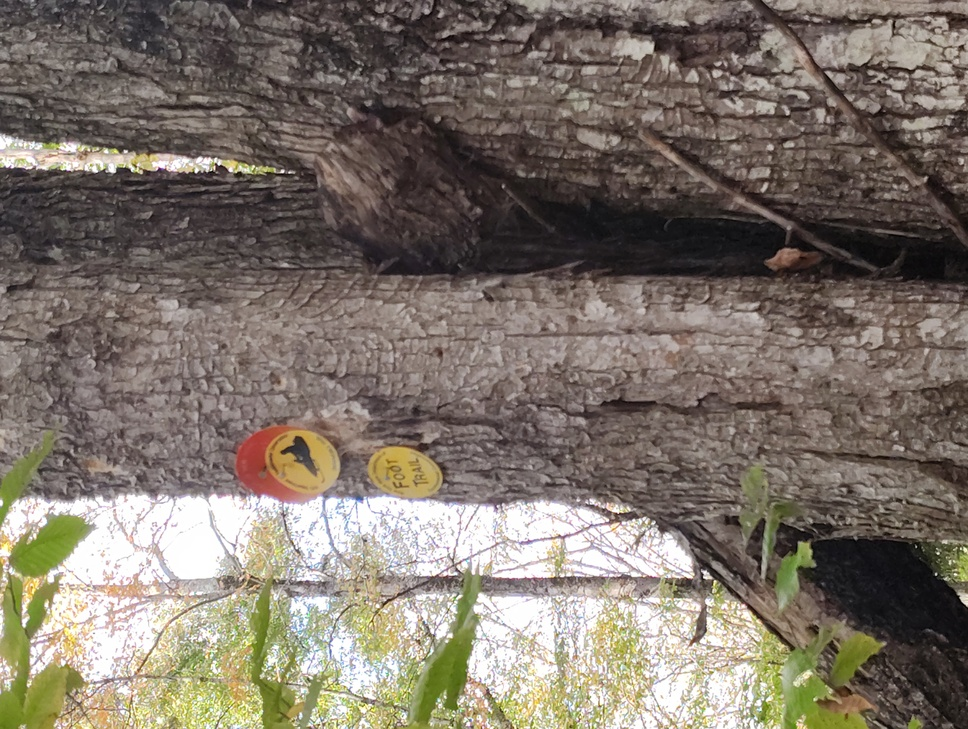
%> input picture ADK_Images_Batch_C/IMG_20251004_155654659.jpg, 968 x 729 px, shrunk from 4080 x 3072 before the run
$ octave --eval "result = preprocess_image(imread('ADK_Images_Batch_C/IMG_20251004_155654659.jpg'));"   (GNU Octave 9; MATLAB toolbox functions it lacks are replaced by stand-ins)
%> lines starting %> are read from the running program, lines starting %| are printed output that depends on the picture; in (x1, y1, x2, y2) boxes, pixels count from 0 and x2, y2 are one past the last pixel; in counts of white or black regions, pixels touching at a corner belong together; the program's own positions count from 1
% this function will preprocess the given image

function new_img = preprocess_image(img)
    img_lab = rgb2lab(img);
%> img_lab: size 729x968x3 double; mean of channels 1, 2, 3 48.3, 2.2, 6.9

    img_b_channel = img_lab(:,:,3);
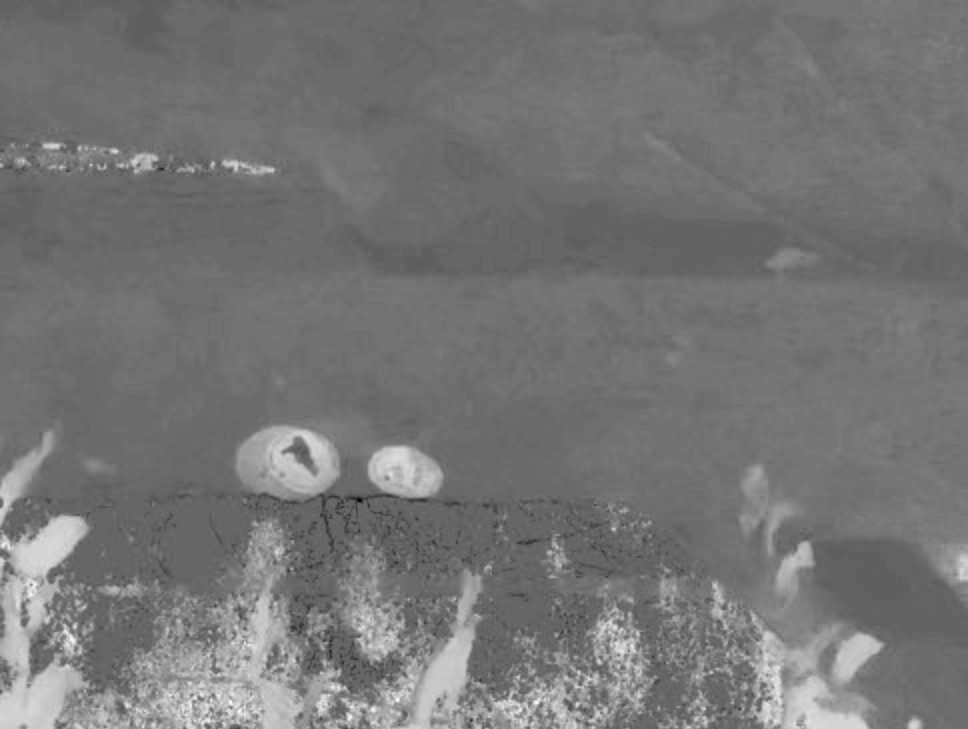
%> img_b_channel: size 729x968 double; min -45.41, max 67.95, mean 6.9; drawn with min black and max white

    binary_img = imbinarize(img_b_channel, 35);
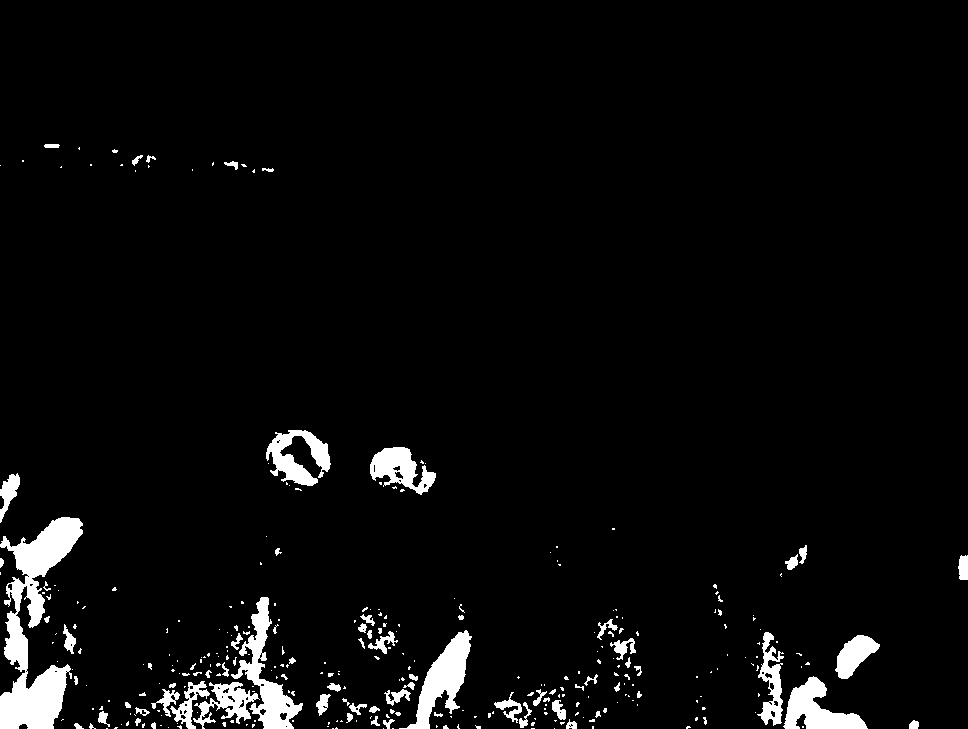
%> binary_img: size 729x968 logical; 4.2% white; 318 white regions (240 under 20 px), largest, box (x1, y1, x2, y2) and area: (0, 517, 83, 729) 7585, (231, 597, 303, 729) 2775, (399, 630, 472, 729) 2585


    seSmall = strel('disk', 8);
    seMid   = strel('disk', 20);
    seLarge = strel('disk', 35);


    im = imopen(binary_img, seSmall);
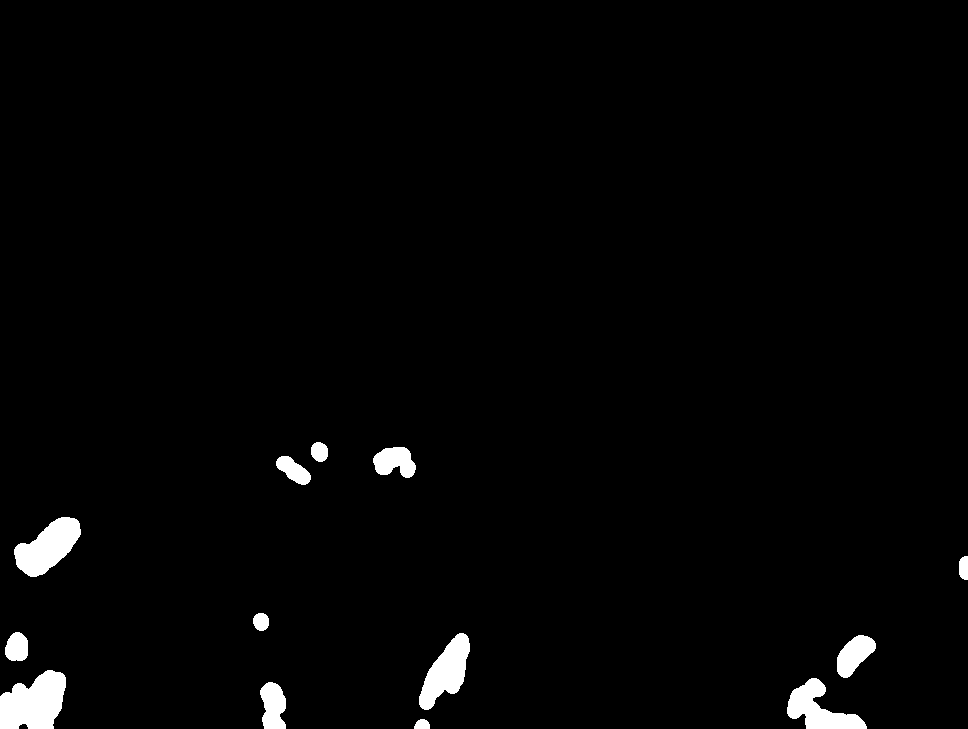
%> im: size 729x968 logical; 2% white; 13 white regions, largest, box (x1, y1, x2, y2) and area: (0, 670, 66, 729) 2886, (14, 517, 81, 577) 2303, (419, 633, 470, 710) 2046


    im = imclose(im, seLarge);
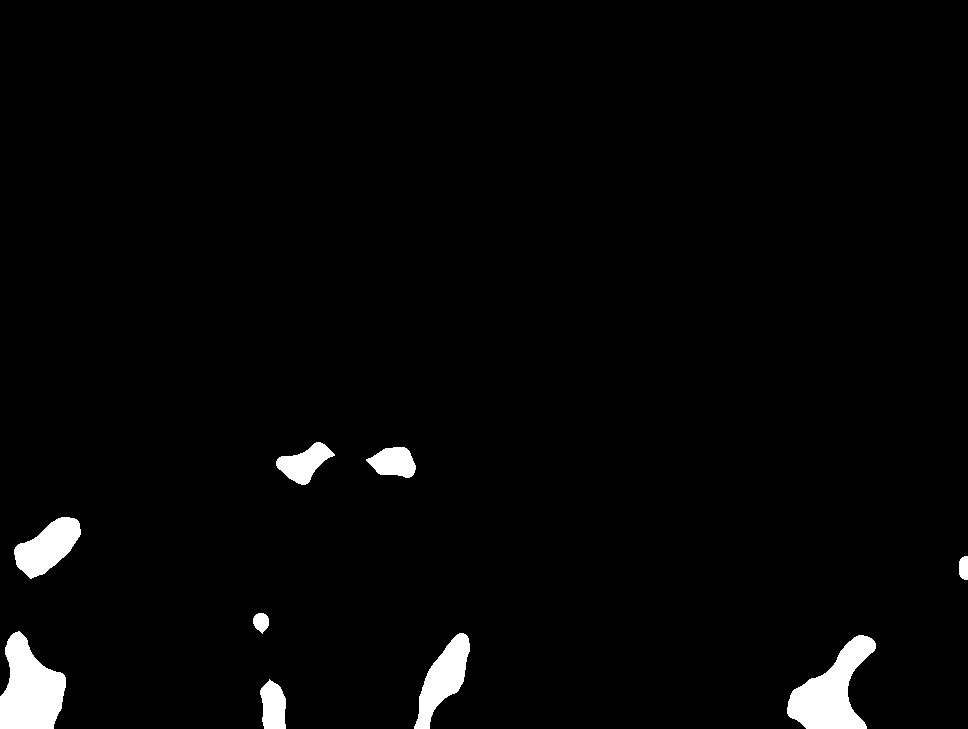
%> im: size 729x968 logical; 2.4% white; 9 white regions, largest, box (x1, y1, x2, y2) and area: (0, 631, 66, 729) 4374, (787, 635, 876, 729) 4199, (414, 633, 470, 729) 2470


    im = imfill(im, 'holes');

    im = bwareaopen(im, 200);

    im = imclose(im, seMid);
%> im: size 729x968 logical; 2.4% white; 8 white regions, largest, box (x1, y1, x2, y2) and area: (0, 631, 66, 729) 4382, (787, 635, 876, 729) 4211, (414, 633, 470, 729) 2475


    labeled = bwlabel(im);
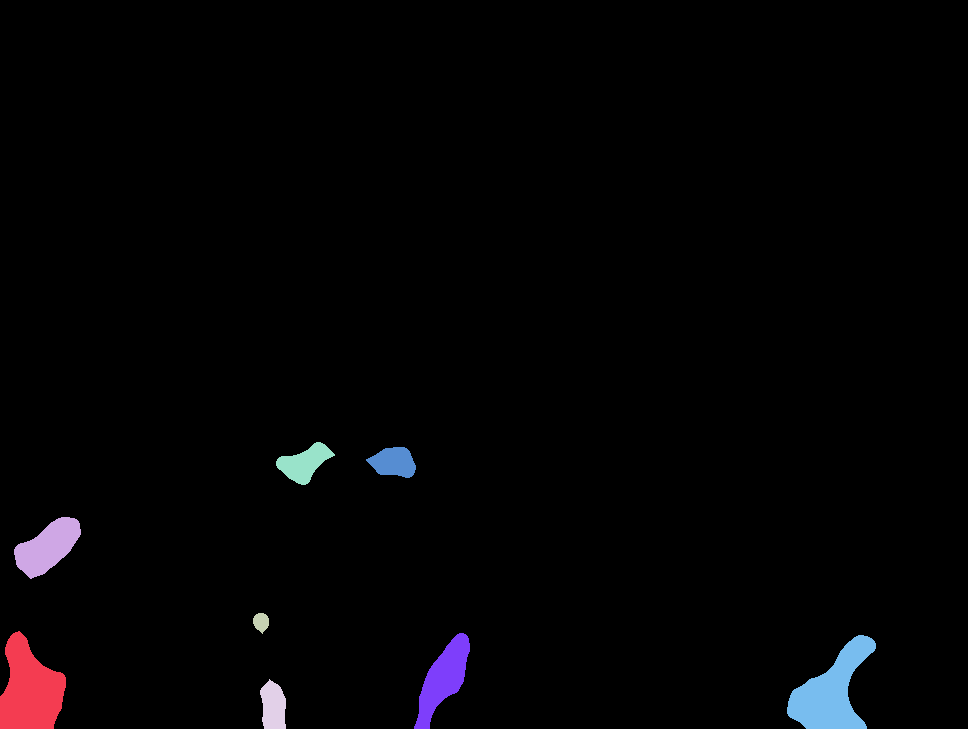
%> labeled: size 729x968 double; 9 distinct labels, from 0 to 8; one colour per label, 0 black
    props = regionprops(labeled, 'Centroid', 'EquivDiameter');
%> props = 8 regions; Centroid and EquivDiameter: [30.4 690.3] 74.69, [48.2 547.6] 54.74, [261.7 622.7] 17.52, [273.9 706.9] 36.06, [304.9 463.7] 40.48, [394.3 462.9] 37.24, [443.9 679.4] 56.14, [832.3 692.3] 73.22

    keepMask = false(size(im));

    for i = 1:length(props)
        c = props(i).Centroid;              % [x,y]
        r = props(i).EquivDiameter/2;       % approximate radius

        if isSurroundedByBrown(img, c, r)
% [8 lines not run here, left out]
function tf = isSurroundedByBrown(img, center, radius)
    % Slightly outside the detected yellow region
    rOuter = radius * 1.4;

    angles = linspace(0, 2*pi, 36);
    xs = center(1) + rOuter*cos(angles);
    ys = center(2) + rOuter*sin(angles);

    % Clamp to valid pixels
    xs = min(max(xs,1), size(img,2));
    ys = min(max(ys,1), size(img,1));

    % Sample pixel ring around circle
    samples = zeros(length(xs),3);
    for k = 1:length(xs)
        samples(k,:) = double(img(round(ys(k)), round(xs(k)), :));
    end

    % Convert to LAB for stable color classification
    lab = rgb2lab(uint8(samples));
    L = lab(:,1);  % lightness
    a = lab(:,2);  % red-green
    b = lab(:,3);  % yellow-blue


    barkDark  = (L >= 5 & L < 40)  & (a >= 0 & a <= 25) & (b >= 0 & b <= 30);
    barkMid   = (L >= 40 & L < 70)  & (a >= 5 & a <= 35) & (b >= 0 & b <= 35);
    barkBright= (L >= 70 & L <= 95) & (a >= 0 & a <= 30) & (b >= 0 & b <= 40);

    barkMask = barkDark | barkMid | barkBright;

    % More permissive threshold because wood can have cracks or highlights
    tf = mean(barkMask) > 0.35;
end
%> the loop in preprocess_image, `for i = 1:length(props)` made 1 pass
%> (c, r, rOuter in isSurroundedByBrown) on pass 1: ([30.37 690.3], 37.35, 52.29)
%> (the run ends here)
